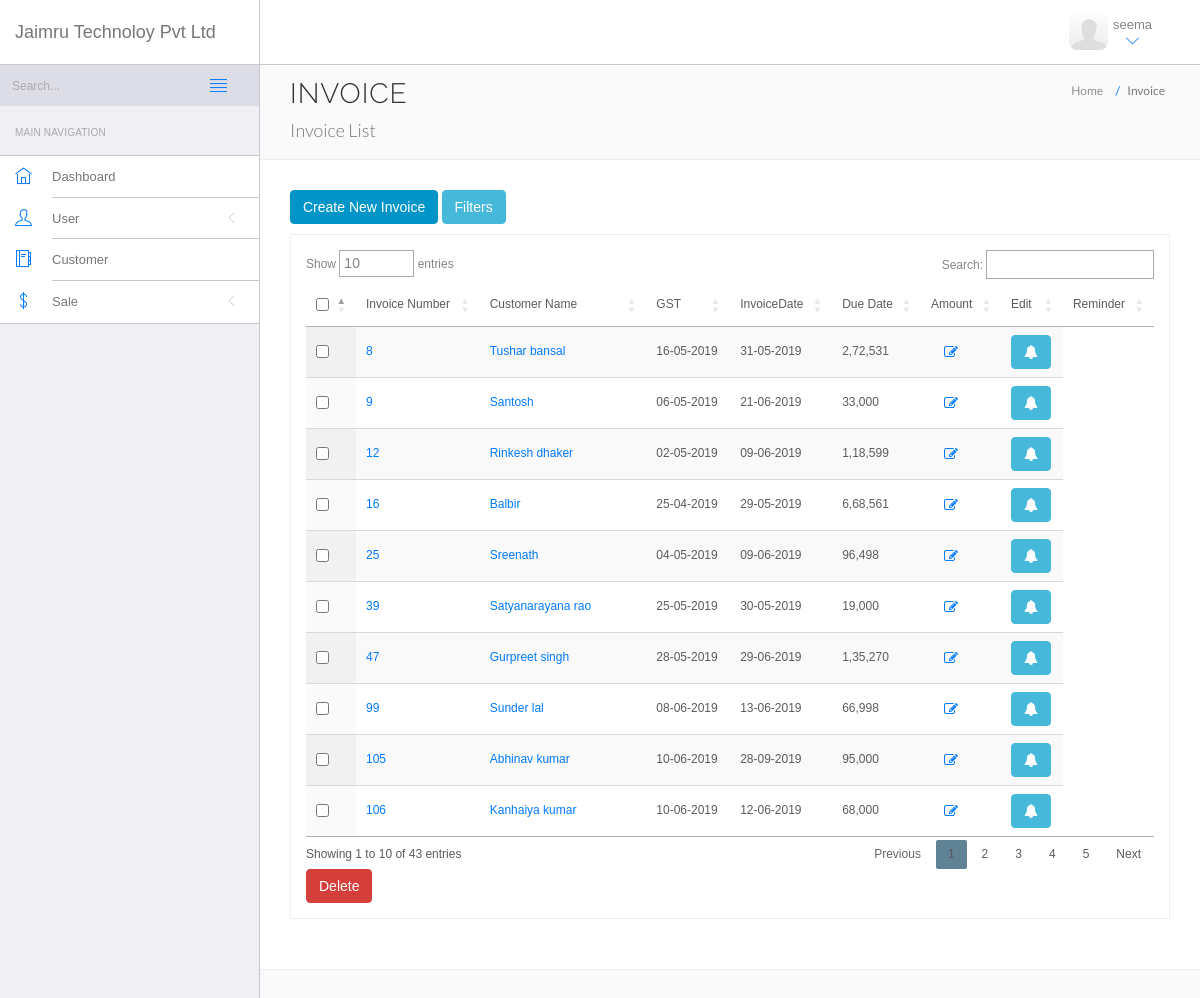
The app's page /erp/invoice-list.php (signed in) with its own data.
### tables this page shows
CREATE TABLE `invoice` (
  `in_id` int(11) NOT NULL,
  `customer_id` int(11) NOT NULL,
  `in_number` varchar(255) DEFAULT NULL,
  `trip_ids` varchar(250) NOT NULL,
  `in_date` date DEFAULT NULL,
  `ex_date` date DEFAULT NULL,
  `destination` varchar(255) DEFAULT NULL,
  `status` varchar(255) DEFAULT NULL,
  `agent` varchar(255) DEFAULT NULL,
  `note` text DEFAULT NULL,
  `items` text DEFAULT NULL,
  `oum` text DEFAULT NULL,
  `hsn` text DEFAULT NULL,
  `price` text DEFAULT NULL,
  `qty` text DEFAULT NULL,
  `amount` text DEFAULT NULL,
  `sub_total` varchar(255) DEFAULT NULL,
  `tax` varchar(255) DEFAULT NULL,
  `shipto_name` varchar(255) DEFAULT NULL,
  `shipto_address` text DEFAULT NULL,
  `shipto_state` varchar(100) DEFAULT NULL,
  `shipto_zipcode` varchar(10) DEFAULT NULL,
  `added_at` datetime DEFAULT NULL,
  `added_by` varchar(250) NOT NULL,
  `updated_at` datetime DEFAULT NULL,
  `updated_by` varchar(255) DEFAULT NULL
);

CREATE TABLE `customers` (
  `customer_id` int(11) NOT NULL,
  `name` varchar(255) DEFAULT NULL,
  `email` varchar(100) DEFAULT NULL,
  `phone` varchar(15) DEFAULT NULL,
  `company` varchar(255) DEFAULT NULL,
  `address1` varchar(255) DEFAULT NULL,
  `address2` varchar(255) DEFAULT NULL,
  `state` varchar(255) DEFAULT NULL,
  `zipcode` varchar(10) DEFAULT NULL,
  `country` varchar(255) DEFAULT NULL,
  `agent` varchar(255) DEFAULT NULL,
  `gst` varchar(50) DEFAULT NULL,
  `status` enum('Active','Inactive') DEFAULT 'Active',
  `added_by` int(11) NOT NULL
);

### erp/includes/class.php (called while the page is built, shortened)
<?php
class baseClass {
	private $host = "localhost";
	private $user = "root";
		private $password = "";
	private $database = "jaimru";
	public function __construct()
	{
		$this->conn = mysqli_connect($this->host,$this->user,$this->password,$this->database);
	}
	function sqlToUser_DateTime($sqldate)
	{
		$date1 = substr($sqldate,8,2);
		$month1 = substr($sqldate,5,2);
		$year1 = substr($sqldate,0,4);
		$time1 = substr($sqldate,11,8);
		$newdate = $date1."-".$month1."-".$year1." ".$time1;
		return $newdate;
	}
    function moneyFormatIndia($num) {
        $explrestunits = "" ;
        if(strlen($num)>3) {
            $lastthree = substr($num, strlen($num)-3, strlen($num));
            $restunits = substr($num, 0, strlen($num)-3);
            $restunits = (strlen($restunits)%2 == 1)?"0".$restunits:$restunits;
            $expunit = str_split($restunits, 2);
            for($i=0; $i<sizeof($expunit); $i++) {
                if($i==0) {
                    $explrestunits .= (int)$expunit[$i].",";
                } else {
                    $explrestunits .= $expunit[$i].",";
                }
            }
            $thecash = $explrestunits.$lastthree;
        } else {
            $thecash = $num;
        }
        return $thecash;
    }
}
?>

### erp/invoice-list.php (the view, shortened to what this page needs)
<?php include('includes/top_inc.php');
include('includes/class.php');
$class = new baseClass;
$user_id = $_SESSION['sess_user_id'];
?>
    <!DOCTYPE html>
    <html lang="en">
    <head>
        <link rel="stylesheet" href="vendor/bootstrap/css/bootstrap.min.css">
        <link rel="stylesheet" href="vendor/fontawesome/css/font-awesome.min.css">
        <link rel="stylesheet" href="vendor/themify-icons/themify-icons.min.css">
        <link href="vendor/animate.css/animate.min.css" rel="stylesheet" media="screen">
        <link href="vendor/perfect-scrollbar/perfect-scrollbar.min.css" rel="stylesheet" media="screen">
        <link href="vendor/switchery/switchery.min.css" rel="stylesheet" media="screen">
        <link rel="stylesheet" href="assets/css/styles.css">
        <link rel="stylesheet" href="assets/css/plugins.css">
        <link rel="stylesheet" href="assets/css/themes/theme-1.css" id="skin_color" />
        <link href="vendor/select2/select2.min.css" rel="stylesheet" media="screen">
        <link href="vendor/DataTables/css/DT_bootstrap.css" rel="stylesheet" media="screen">
        <link href="vendor/bootstrap-datepicker/bootstrap-datepicker3.standalone.min.css" rel="stylesheet" media="screen">
        <link href="vendor/bootstrap-timepicker/bootstrap-timepicker.min.css" rel="stylesheet" media="screen">
        <link rel="stylesheet" href="https://cdnjs.cloudflare.com/ajax/libs/font-awesome/4.7.0/css/font-awesome.min.css">
        <link rel="stylesheet" href="https://formden.com/static/cdn/bootstrap-iso.css" />
									    <link rel="stylesheet" href="src/fstdropdown.css">
    </head>
    <body>
        <div id="app">
            <?php include('includes/left_sidebar.php'); ?>
                <div class="app-content">
                    <?php include('includes/top_header.php'); ?>
                        <div class="main-content">
                            <div class="wrap-content container" id="container">
                                <section id="page-title">
                                    <div class="row">
                                        <div class="col-sm-8">
                                            <h1 class="mainTitle">Invoice </h1>
                                            <span class="mainDescription">Invoice List</span>
                                        </div>
                                        <ol class="breadcrumb">
                                            <li>
                                                <span>Home</span>
                                            </li>
                                            <li class="active">
                                                <span>Invoice</span>
                                            </li>
                                        </ol>
                                    </div>
                                </section>
                                <?php if ($_SESSION['sess_user_type'] == 'Agent')
                { ?>
                                    <div class="container-fluid container-fullw bg-white">
                                        <div class="row">
                                            <div class="col-md-12">
                                                <div>
                                                    <a href="invoice.php" class="btn btn-azure">Create New Invoice</a>
                                <button type="button" id="filter" class="btn btn-info">Filters</button>
                                                </div>
                                            </div>
                                                                                        <br>
                                            <br>
                                            <div class="col-sm-12">
                                                <div class="panel panel-white no-radius">
                                                    <div class="panel-body">
                                                        <form action="" method="post" enctype="multipart/form-data">
                                                            <div style="overflow-x:auto;">
                                                                <table id="example" class="display" cellspacing="0" width="100%">
                                                                    <thead>
                                                                        <tr>
                                                                            <td>
                                                                                <input type="checkbox" name="all" id="all">
                                                                            </td>
                                                    <td>Invoice Number</td>
                                                    <td>Customer Name</td>
                                                    <td>GST</td>
                                                    <td>InvoiceDate</td>
                                                    <td>Due Date</td>
                                                    <td>Amount</td>
                                                    <td>Edit </td>
													<td>Reminder</td>
                                                                        </tr>
                                                                    </thead>
                                                <tbody>
                                                                     <?php
                                                                    $qry = mysqli_query($class->conn, "SELECT * FROM invoice INNER JOIN customers ON invoice.customer_id = customers.customer_id WHERE  invoice.added_by ='$user_id';");
                                                    while ($res = mysqli_fetch_array($qry)) {
                                                        @extract($res);
                                                    ?>
                                                    <tr>
                                                        <td><input type="checkbox" name="ids[]"
                                                                   value="<?php echo $in_id ?>"></td>
                                                        <td>
                                                            <a href="invoice_view.php?id=<?php echo $in_id ?>" target="_blank"> <?php echo $in_id ?></a>
                                                        </td>
                                                        <td>
                                                            <a href="all_invoice.php?id=<?php echo $customer_id ?>" target="_blank"><?php echo ucfirst(strtolower($name)); ?></a>
                                                        </td>
                                                        <td><?php echo $class->sqlToUser_DateTime($in_date); ?></td>
                                                        <td><?php echo $class->sqlToUser_DateTime($ex_date); ?></td>
                                                            <?php
                                                            $amount = json_decode($amount);
                                                            $finalamount = 0;
                                                            foreach ($amount as $amt) {
                                                                $finalamount = $finalamount + $amt;
                                                            }
                                                            $fileamount = $class->moneyFormatIndia(round($finalamount));
                                                            ?>
                                                        <td>
                                                           <?php echo ($fileamount); ?>
                                                        </td>
                                                        <td>
                                                            <a href="invoice-edit?inv=<?php echo $in_id ?>" title="Edit"
                                                               class="btn btn-file"><i class="fa fa-pencil-square-o" aria-hidden="true"></i></a>
                                                        </td>
														<td>
														    <button type="button" class="btn btn-info send_offer" id="reminder" value="<?php echo $in_id ?>" title="Reminder send till now"> <i class="fa fa-bell" aria-hidden="true"></i> </button>
                                                        </td>
                                                    </tr>
                                                                            <?php } ?>
                                                                    </tbody>
                                                                </table>
                                                            </div>
                                                <button name="delete" class="btn btn-danger" >Delete</button>
                                                        </form>
                                                    </div>
                                                </div>
                                            </div>
                                        </div>
                                    </div>
                         <?php    }
                        ?>
                            </div>
                        </div>
                </div>
    <link rel="stylesheet" href="https://cdn.datatables.net/1.10.16/css/jquery.dataTables.min.css">
    </body>
    </html>

### erp/assets/css/themes/theme-1.css (style rules this page uses)
body { background: #FAFAFA; }

### records on screen
invoice: in_id "8", customer.name "Tushar bansal", in_date "16-05-2019", ex_date "31-05-2019", fileamount "2,72,531"
invoice: in_id "9", customer.name "Santosh", in_date "06-05-2019", ex_date "21-06-2019", fileamount "33,000"
invoice: in_id "12", customer.name "Rinkesh dhaker", in_date "02-05-2019", ex_date "09-06-2019", fileamount "1,18,599"
invoice: in_id "16", customer.name "Balbir", in_date "25-04-2019", ex_date "29-05-2019", fileamount "6,68,561"
invoice: in_id "25", customer.name "Sreenath", in_date "04-05-2019", ex_date "09-06-2019", fileamount "96,498"
invoice: in_id "39", customer.name "Satyanarayana rao", in_date "25-05-2019", ex_date "30-05-2019", fileamount "19,000"
invoice: in_id "47", customer.name "Gurpreet singh", in_date "28-05-2019", ex_date "29-06-2019", fileamount "1,35,270"
invoice: in_id "99", customer.name "Sunder lal", in_date "08-06-2019", ex_date "13-06-2019", fileamount "66,998"
invoice: in_id "105", customer.name "Abhinav kumar", in_date "10-06-2019", ex_date "28-09-2019", fileamount "95,000"
invoice: in_id "106", customer.name "Kanhaiya kumar", in_date "10-06-2019", ex_date "12-06-2019", fileamount "68,000"

### other values on screen
$_SESSION['sess_user_name'] "seema"
